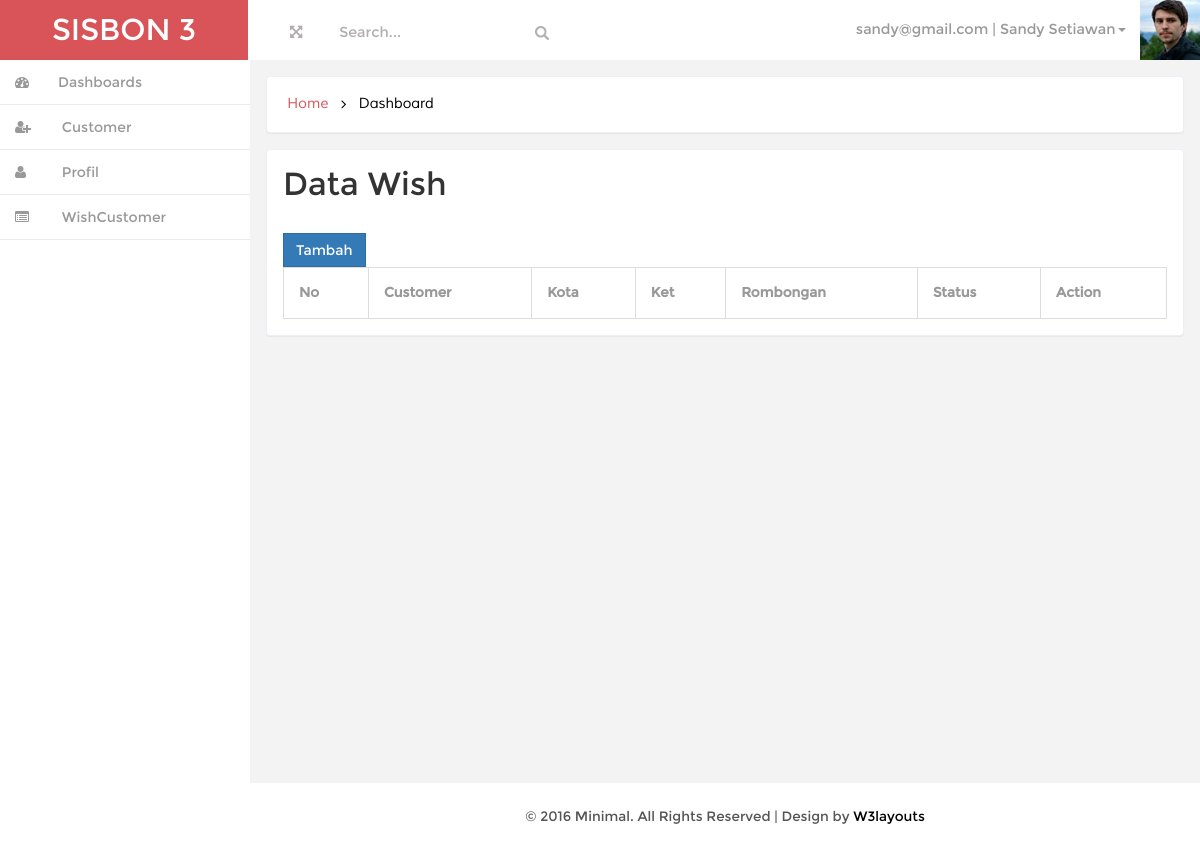
The page /index.php?page=wish_pegawai (signed in) on the database as committed earlier.
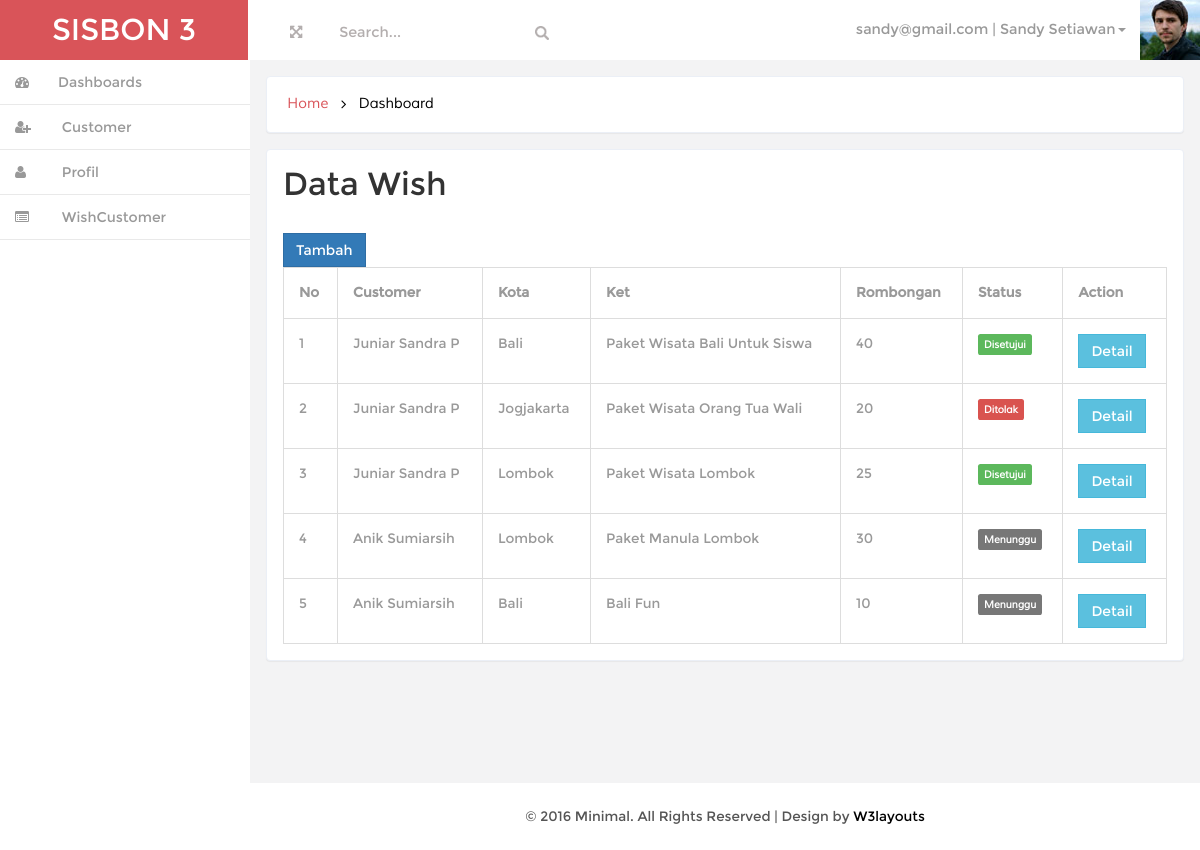
The same page on the database as committed later.
### tables this page shows
CREATE TABLE IF NOT EXISTS `tbpegawai` (
  `id_pegawai` int(11) NOT NULL AUTO_INCREMENT,
  `nama` varchar(100) NOT NULL,
  `tgl_lahir` date NOT NULL,
  `no_telp` varchar(20) NOT NULL,
  `alamat` text NOT NULL,
  `tgl_masuk` date NOT NULL,
  `email` varchar(50) NOT NULL,
  `password` varchar(50) NOT NULL,
  PRIMARY KEY (`id_pegawai`)
);

CREATE TABLE IF NOT EXISTS `tbwish` (
  `id_wish` int(11) NOT NULL AUTO_INCREMENT,
  `id_kota` int(11) NOT NULL,
  `id_customer` int(11) NOT NULL,
  `ket` text NOT NULL,
  `jml` int(11) NOT NULL,
  `status` int(11) NOT NULL,
  PRIMARY KEY (`id_wish`)
);

CREATE TABLE IF NOT EXISTS `tbcustomer` (
  `id_customer` int(11) NOT NULL AUTO_INCREMENT,
  `id_pegawai` int(11) NOT NULL,
  `nama` varchar(100) NOT NULL,
  `no_telp` varchar(20) NOT NULL,
  `alamat` text NOT NULL,
  `email` varchar(50) NOT NULL,
  `password` varchar(50) NOT NULL,
  `tgl_input` date NOT NULL,
  `bulan` varchar(20) NOT NULL,
  `tahun` varchar(5) NOT NULL,
  PRIMARY KEY (`id_customer`)
);

CREATE TABLE IF NOT EXISTS `tbkota` (
  `id_kota` int(11) NOT NULL AUTO_INCREMENT,
  `nama_kota` varchar(100) NOT NULL,
  PRIMARY KEY (`id_kota`)
);

### class/User.php (called while the page is built, shortened)
<?php
include "SisbonHelper.php";
class User
{
    private $pegawai;
    public function __construct(){
        $admin = new Admin();
        $pegawai = new Pegawai();
        $this->pegawai = $pegawai;
        $customer = new Customer();
        if(isset($_SESSION['user_session']))
        {
            if($_SESSION['user_level']=='admin')
            {
                $this->getIdentitasAdmin();
            }
            elseif($_SESSION['user_level']=='pegawai')
            {
                $this->getIdentitasPegawai();
            }
            else
            {
                $this->getIdentitasCustomer();
            }
        }
    }
    public function getIdentitasPegawai()
    {
        $d = $this->pegawai->getById($_SESSION['user_session']);
        $this->nama_user = $d['nama'];
        $this->email_user = $d['email'];
    }
}

### class/Pegawai.php (called while the page is built, shortened)
<?php
class Pegawai implements BaseData
{
    private $conn;
    public function __construct()
    {
        $database = new Koneksi();
        $db = $database->dbKoneksi();
        $this->conn = $db;
    }
    public function getById($id)
    {
       try
       {
           $stmt = $this->conn->prepare("SELECT * FROM tbpegawai WHERE id_pegawai=$id");
           $stmt->execute();
           $rowPegawai = $stmt->fetch(PDO::FETCH_ASSOC);
           return $rowPegawai;
       }
       catch(PDOException $e)
       {
           echo $e->getMessage();
       }
    }
}

### session.php (called while the page is built, shortened)
<?php
$user = new User();

### class/Wish.php (called while the page is built, shortened)
<?php
class Wish implements BaseData
{
    private $conn;
    public function __construct()
    {
        $database = new Koneksi();
        $db = $database->dbKoneksi();
        $this->conn = $db;
    }
    public function getAll()
    {
        try
        {
            $stmt = $this->conn->prepare("SELECT * FROM tbwish");
            $stmt->execute();
            $row = $stmt->fetchAll(PDO::FETCH_ASSOC);
            return $row;
        }
        catch(PDOException $e)
        {
            echo $e->getMessage();
        }
    }
}

### class/Customer.php (called while the page is built, shortened)
<?php
class Customer implements BaseData
{
    private $conn;
    public function __construct()
    {
        $database = new Koneksi();
        $db = $database->dbKoneksi();
        $this->conn = $db;
    }
    public function getById($id)
    {
        try
        {
            $stmt = $this->conn->prepare("SELECT * FROM tbcustomer WHERE id_customer=$id");
            $stmt->execute();
            $rowCustomer = $stmt->fetch(PDO::FETCH_ASSOC);
            return $rowCustomer;
        }
        catch(PDOException $e)
        {
            echo $e->getMessage();
        }
    }
}

### class/Kota.php (called while the page is built, shortened)
<?php
class Kota implements BaseData
{
    private $conn;
    public function __construct()
    {
        $database = new Koneksi();
        $db = $database->dbKoneksi();
        $this->conn = $db;
    }
    public function getById($id)
    {
        try
        {
            $stmt = $this->conn->prepare("SELECT * FROM tbkota WHERE id_kota=$id");
            $stmt->execute();
            $row = $stmt->fetch(PDO::FETCH_ASSOC);
            return $row;
        }
        catch(PDOException $e)
        {
            echo $e->getMessage();
        }
    }
}

### class/SisbonHelper.php (called while the page is built, shortened)
<?php
if(!function_exists('getStatusWish'))
{
    function getStatusWish($value)
    {
        $val = $value;
        switch($val)
        {
            case SISBON_STATUS_WISH_MENUNGGU:
                return [
                    'status' => 'Menunggu',
                    'class' => 'label-default'
                ];
            break;
            case SISBON_STATUS_WISH_DISETUJUI:
                return [
                    'status' => 'Disetujui',
                    'class' => 'label-success'
                ];
            break;
            case SISBON_STATUS_WISH_DITOLAK:
                return [
                    'status' => 'Ditolak',
                    'class' => 'label-danger'
                ];
            break;
        }
    }
}

### page/wish_pegawai.php (the view, shortened to what this page needs)
<?php
$model = new Wish();
$kota = new Kota();
$customer = new Customer();
?>
<h3 class="head-top">Data Wish</h3>
<a href="?page=wish_edit" class="btn btn-primary"> Tambah</a>
<table class="table table-bordered table-responsive">
    <tr>
        <th>No</th>
        <th>Customer</th>
        <th>Kota</th>
        <th>Ket</th>
        <th>Rombongan</th>
        <th>Status</th>
        <th>Action</th>
    </tr>
<?php
$no=1;
foreach($model->getAll() as $row){
?>
    <tr>
        <td><?=$no++?></td>
        <td><?=$customer->getById($row['id_customer'])['nama']?></td>
        <td><?=$kota->getById($row['id_kota'])['nama_kota']?></td>
        <td><?=$row['ket']?></td>
        <td><?=$row['jml']?></td>
        <td><span class="label <?=getStatusWish($row['status'])['class']?>"><?=getStatusWish($row['status'])['status']?></span></td>
        <td>
            <a href="?page=wishlist_detail&idwish=<?=$row['id_wish']?>" class="btn btn-info">Detail</a>
        </td>
    </tr>
<?php } ?>
</table>

### index.php (shortened to what this page needs)
<?php
require_once("session.php");
?>
<!DOCTYPE HTML>
<html>
<head>
<link href="css/bootstrap.min.css" rel='stylesheet' type='text/css' />
<link href="css/style.css" rel='stylesheet' type='text/css' />
<link href="css/font-awesome.css" rel="stylesheet">
<link href="css/custom.css" rel="stylesheet">
</head>
<body>
<div id="wrapper">
        <nav class="navbar-default navbar-static-top" role="navigation">
             <div class="navbar-header">
               <h1> <a class="navbar-brand" href="index.php">SISBON <?=SISBON_LEVEL_USER_CUSTOMER?></a></h1>
			   </div>
			 <div class=" border-bottom">
        	<div class="full-left">
        	  <section class="full-top">
				<button id="toggle"><i class="fa fa-arrows-alt"></i></button>
			</section>
			<form class=" navbar-left-right">
              <input type="text"  value="Search..." onfocus="this.value = '';" onblur="if (this.value == '') {this.value = 'Search...';}">
              <input type="submit" value="" class="fa fa-search">
            </form>
            <div class="clearfix"> </div>
           </div>
		    <div class="drop-men" >
		        <ul class=" nav_1">
					<li class="dropdown">
		              <a href="#" class="dropdown-toggle dropdown-at" data-toggle="dropdown"><span class=" name-caret"><?=$user->email_user?> | <?=$user->nama_user?><i class="caret"></i></span><img src="images/wo.jpg"></a>
		            </li>
		        </ul>
		     </div>
			<div class="clearfix">
     </div>
		    <div class="navbar-default sidebar" role="navigation">
                <div class="sidebar-nav navbar-collapse">
                <ul class="nav" id="side-menu">
					<?php include "sidemenu.php" ?>
                </ul>
            </div>
			</div>
        </nav>
        <div id="page-wrapper" class="gray-bg dashbard-1">
       <div class="content-main">
		    <div class="banner">
				<h2>
				<a href="index.html">Home</a>
				<i class="fa fa-angle-right"></i>
				<span>Dashboard</span>
				</h2>
		    </div>
		   <div class="blank">
			   <div class="blank-page">
					<?php
					if(isset($_GET['page']) AND file_exists('page/'.$_GET['page'].'.php')){include "page/".$_GET['page'].'.php';} else {include "page/home.php";}
					?>
			   </div>
		   </div>
<div class="copy">
            <p> &copy; 2016 Minimal. All Rights Reserved | Design by <a href="#" target="_blank">W3layouts</a> </p>
	    </div>
		</div>
       </div>
     </div>
</body>
</html>

### sidemenu.php (shortened to what this page needs)
<?php if($_SESSION['user_level']=='pegawai'){?>
    <li>
        <a href="index.php" class=" hvr-bounce-to-right"><i class="fa fa-dashboard nav_icon "></i><span class="nav-label">Dashboards</span> </a>
    </li>
    <li>
        <a href="?page=customer" class=" hvr-bounce-to-right"><i class="fa fa-user-plus nav_icon"></i> <span class="nav-label">Customer</span> </a>
    </li>
    <li>
        <a href="?page=profile" class=" hvr-bounce-to-right"><i class="fa fa-user nav_icon"></i> <span class="nav-label">Profil</span> </a>
    </li>
    <li>
        <a href="?page=wish_pegawai" class=" hvr-bounce-to-right"><i class="fa fa-list-alt nav_icon"></i> <span class="nav-label">WishCustomer</span> </a>
    </li>
<?php } ?>

### css/style.css (style rules this page uses)
h4, h5, h6, h1, h2, h3 { margin: 0; }
ul, ol { margin: 0;padding: 0; }
p { margin: 0; }
html, body { font-family:'Montserrat-Regular'; font-size: 100%; background:#F3F3F4; overflow-x: hidden; }
body a { transition:0.5s all; -webkit-transition:0.5s all; -moz-transition:0.5s all; -o-transition:0.5s all; -ms-transition:0.5s all; }
div#wrapper { background-color: #fff; }
.label { padding: 4px 6px; border: none; text-shadow: none; }
.navbar-default.sidebar { background-color: #fff; }
h1 a.navbar-brand { color: #fff !important; font-size: 30px; font-weight: 500; padding: 20px 0px; background: #d95459; text-align: center; width:248px; height: 60px; }
i.nav_icon { color: #fff; margin-right:6px; }
.sidebar ul li a { color: #999; font-size:14px; }
.hvr-bounce-to-right { display: inline-block; vertical-align: middle; -webkit-transform: translateZ(0); transform: translateZ(0); box-shadow: 0 0 1px rgba(0, 0, 0, 0); -webkit-backface-visibility: hidden; backface-visibility: hidden; -moz-osx-font-smoothing: grayscale; position: relative; -webkit-transition-property: color; transition-property: color; -webkit-transition-duration: 0.5s; transition-duration: 0.5s; }
.hvr-bounce-to-right:before { content: ""; position: absolute; z-index: -1; top: 0; left: 0; right: 80%; bottom: 0; background:#7f8c8d; -webkit-transform: scaleX(0); transform: scaleX(0); -webkit-transform-origin: 0 50%; transform-origin: 0 50%; -webkit-transition-property: transform; transition-property: transform; -webkit-transition-duration: 0.5s; transition-duration: 0.5s; -webkit-transition-timing-function: ease-out; transition-timing-function: ease-out; }
.nav > li > a { color: #999; font-weight:500; padding: 0px 20px 0px 0px; font-size: 0.85em; border-bottom: 1px solid #E9E9E9; }
.nav > li > a i { margin-right: 14px; }
i.nav_icon { color: #999; padding: 15px; width: 44px; height: 44px; }
@media (min-width: 768px) { #page-wrapper { position: inherit; margin: 0 0 0 240px; min-height: 1000px; } }
a.dropdown-toggle.dropdown-at { border-bottom: none; }
.content-main { background-color: #F3F3F4; padding-top: 1em; }
.full-top { float:left; }
.navbar-left-right { float: left; margin-left: 6%; }
.border-bottom { background-color: #fff; }
.full-left { float: left; width: 40%; margin-left: 3%; margin-top: 1.3em; }
.full-left button { background: none; border: none; outline: none; color: #B3AEAE; font-size: 0.9em; }
.navbar-left-right input[type="text"] { background: none; border: none; outline: none; color:#B3AEAE; font-size: 0.9em; }
.navbar-left-right input[type="submit"] { background: url(../images/search.png) 0px 2px no-repeat; width:16px; height:16px; border: none; outline: none; color:#B3AEAE; font-size: 0.9em; }
.drop-men { float: right; }
.dropdown-at { padding: 0 !important; position: relative; color: #999; font-size: 0.9em; text-decoration: none ; }
.dropdown-at img { margin: 0 0em 0 1em; }
.dropdown, .dropup { display: inline-block; padding:0; }
.banner { background: #fff; display: block; margin: 0em 1em ; padding:1em; border: 1px solid #ebeff6; border-color: #ebeff6; border-radius: 4px; -webkit-border-radius: 4px; -o-border-radius: 4px; -moz-border-radius: 4px; -ms-border-radius: 4px; -webkit-box-shadow: 0 1px 1px rgba(0,0,0,.05); box-shadow: 0 1px 1px rgba(0,0,0,.05); }
.banner h2 { font-size:0.9em; }
.banner h2 a { color:#D95459; text-decoration:none; font-family: 'Muli-Regular'; padding:0.3em ; }
.banner h2 span { color:#000; font-family: 'Muli-Regular'; padding:0.3em ; }
.banner h2 i { color:#000; vertical-align:middle; padding:0.3em ; }
.blank { padding: 1em; min-height: 650px; }
.blank-page { padding: 1em; background: #fff; border: 1px solid #ebeff6; border-radius: 4px; -webkit-border-radius: 4px; -o-border-radius: 4px; -moz-border-radius: 4px; -ms-border-radius: 4px; -webkit-box-shadow: 0 1px 1px rgba(0,0,0,.05); box-shadow: 0 1px 1px rgba(0,0,0,.05); }
.btn { border-radius: 0px; outline: none; }
h3.head-top { font-size:2em; margin-bottom:1em; }
.table td, .table>tbody>tr>td, .table>tbody>tr>th, .table>tfoot>tr>td, .table>tfoot>tr>th, .table>thead>tr>td, .table>thead>tr>th { padding: 15px !important; font-size: 0.85em; color: #999; border-top: none !important; }
td span { color:#fff; font-size: 0.8em; padding: 4px 7px; font-family: 'Muli-Regular'; }
.table { margin-bottom: 0; }
.copy { background:#fff; text-align:center; padding:1.5em 0; }
.copy p, .copy-right p { font-size:0.85em; color:#555; }
.copy p a, .copy-right p a { color:#000; }

Rows that differ between the two databases and show on the page:
added tbwish: id_customer.nama "Juniar Sandra P", id_kota.nama_kota "Bali", ket "Paket Wisata Bali Untuk Siswa", jml "40", status "Disetujui"
added tbwish: id_customer.nama "Juniar Sandra P", id_kota.nama_kota "Jogjakarta", ket "Paket Wisata Orang Tua Wali", jml "20", status "Ditolak"
added tbwish: id_customer.nama "Juniar Sandra P", id_kota.nama_kota "Lombok", ket "Paket Wisata Lombok", jml "25", status "Disetujui"
added tbwish: id_customer.nama "Anik Sumiarsih", id_kota.nama_kota "Lombok", ket "Paket Manula Lombok", jml "30", status "Menunggu"
added tbwish: id_customer.nama "Anik Sumiarsih", id_kota.nama_kota "Bali", ket "Bali Fun", jml "10", status "Menunggu"
